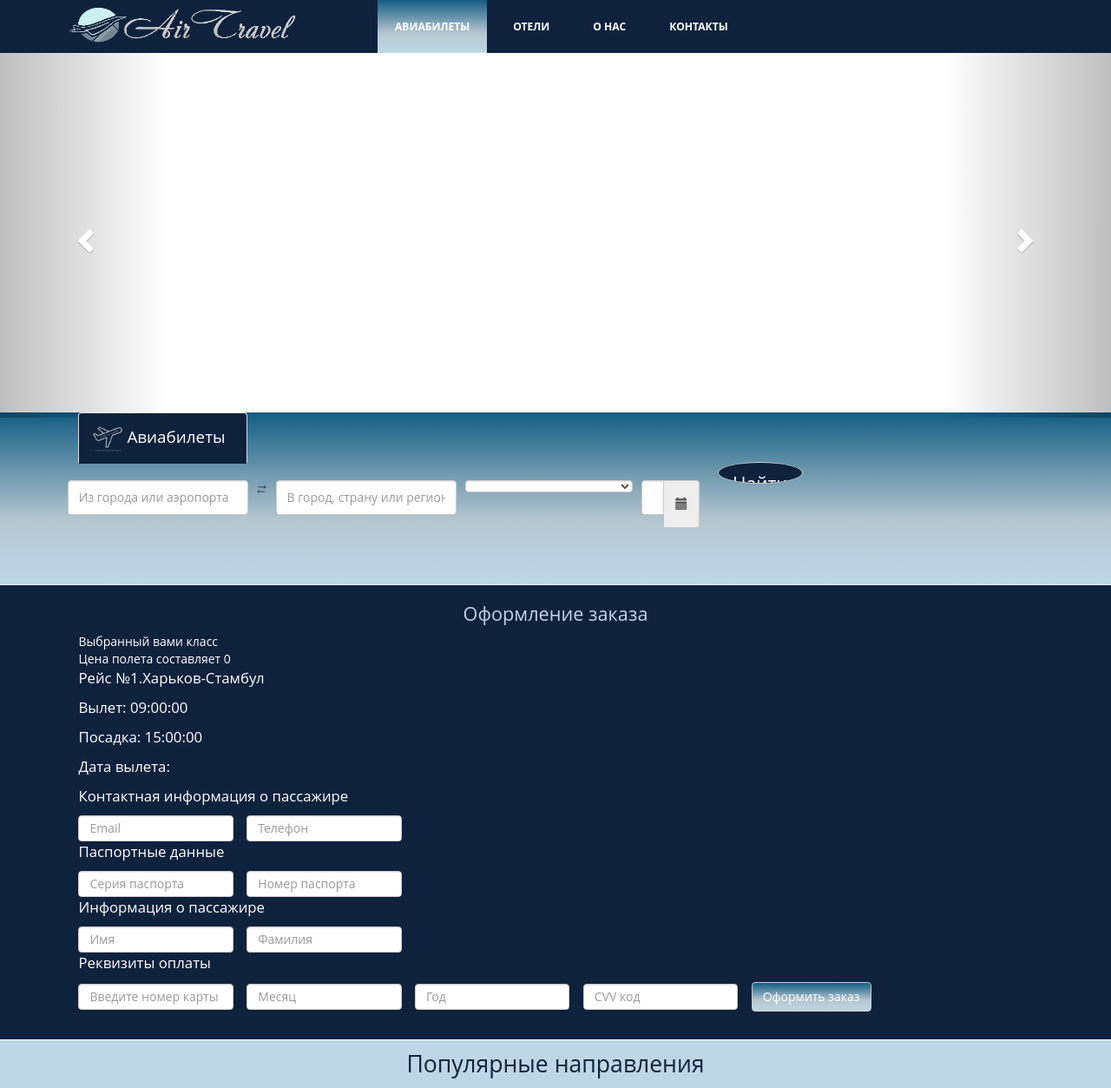
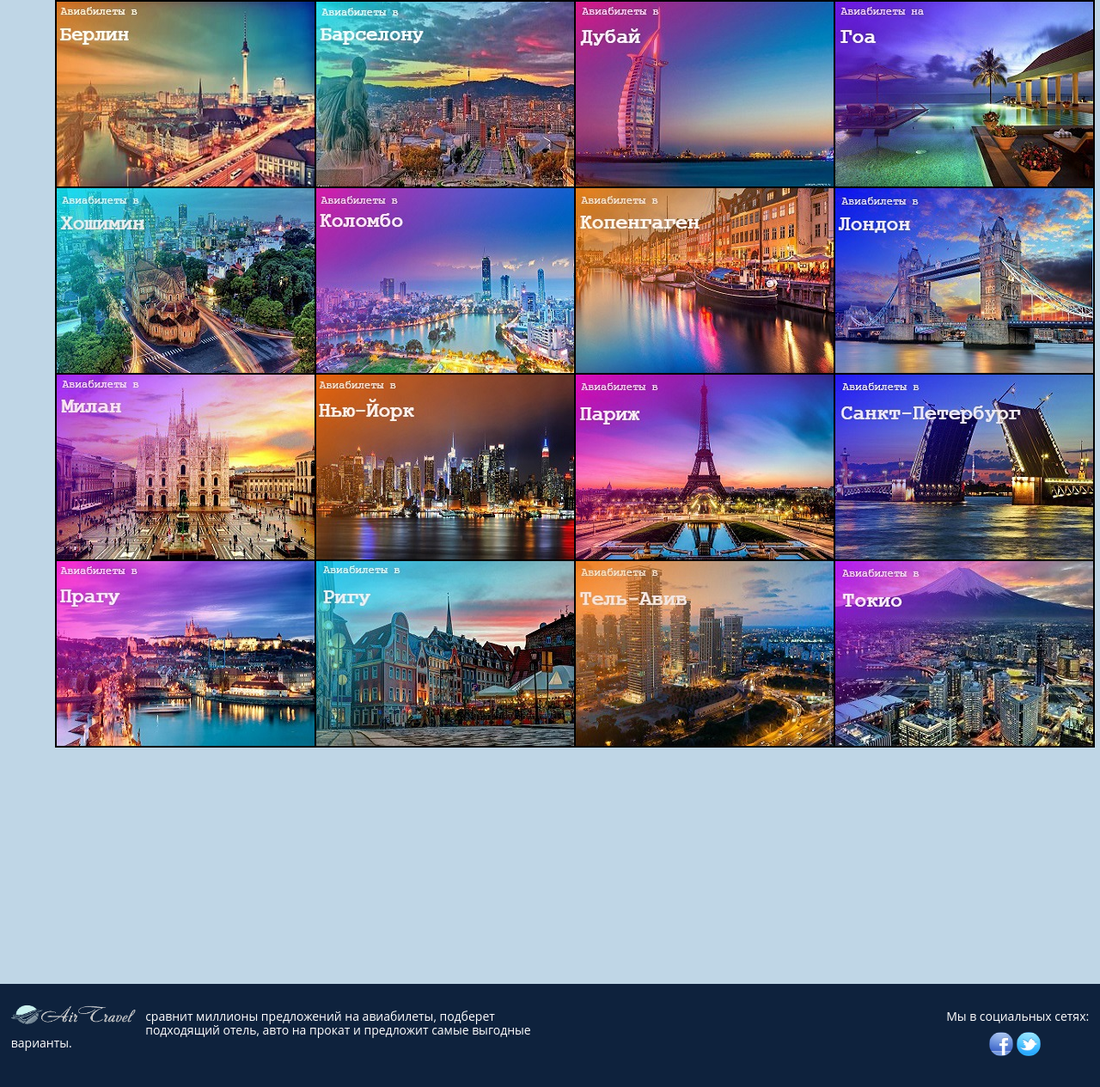
/ticket.php?flightB=1, run on the app's committed database (2 pictures, top to bottom).
### tables this page shows
CREATE TABLE `flightB` (
  `id` int(11) NOT NULL,
  `NC_1` int(11) NOT NULL,
  `C_1` varchar(255) NOT NULL,
  `NC_2` int(11) NOT NULL,
  `C_2` varchar(255) NOT NULL,
  `DepartureTime` time NOT NULL,
  `ArrivalTime` time NOT NULL,
  `forTicket` int(11) NOT NULL,
  `status` int(11) NOT NULL DEFAULT '1',
  `Nfly` int(11) NOT NULL
);

### ticket.php (the view, shortened to what this page needs)
<html>
<head>
<link rel="stylesheet" type="text/css" href="style.css">
	<link rel="stylesheet" type="text/css" href="style.css">
	<link rel="stylesheet" href="bootstrap-3.3.7-dist/css/bootstrap.min.css">
	<link rel="stylesheet" ref="bootstrap-3.3.7-dist/bootstrap.min.js">
	<link rel="stylesheet" href="css/bootstrap-datetimepicker.min.css" />
</head>
<body>
<div id="menu">
<img id="logo" src="image/AirLines.png"  align=left>
	<ul>
		<li><a href="index.php" class="current"><span>Авиабилеты</span></a></li>
		<li><a href="Hotels.php"><span>Отели</span></a></li>
		<li><a href="AboutUs.php" ><span>О нас</span></a></li>
    <li><a href="Contakts.php" ><span>Контакты</span></a></li>
	</ul>
</div>
<div id="myCarousel" class="carousel slide" data-ride="carousel">
 <ol class="carousel-indicators">
 <li data-target="#myCarousel" data-slide-to="0" class="active"></li>
 <li data-target="#myCarousel" data-slide-to="1"></li>
 <li data-target="#myCarousel" data-slide-to="2"></li>
 </ol>
  <a href="#myCarousel"  class="left carousel-control" data-slide="prev">
    <span class="glyphicon glyphicon-chevron-left"></span>
  </a>
  <a href="#myCarousel" class="right carousel-control"  data-slide="next">
    <span class="glyphicon glyphicon-chevron-right"></span>
  </a>
 </div>
 <div id="poisk">
<div id="tab">
<ul class="nav nav-tabs">
  <li class="active active-tab">   <a class="user-name" data-toggle="tab" href="#panel1"> <img id="icon" src="image/Airplane1.png">Авиабилеты </a></li>
</ul>
<div class="tab-content">
  <div id="panel1" class="tab-pane fade in active">
  	<div id="inputs">
        <form action="timetable.php" method="post" id="inputs">
        <input type="text" name="frm" id="input1" class="input-one form-control"  placeholder="Из города или аэропорта">
       <img src="image/Arrows.png" id="arrows">
        <input type="text" name="to" class="form-control"  id="input1" placeholder="В город, страну или регион">
    <select name = "typeTicket"  class="form-control"  id="input3">
       <option>Выберите тип билета</option>
        </select>
     <div class='input-group date picker'  id='datetimepicker2'>
               <input id="input-date " name="DateTO" type='text' class="form-control" placeholder="Дата вылета">
                   <span class="input-group-addon">
                      <span class="glyphicon glyphicon-calendar">
                      </span>
                   </span>
           </div>
        <input type="submit" name="submit" id="button1" class="btn btn-default btn-lg center-block" value="Найти">
        </form>
  	</div>
     </div>
</div>
</div>
</div>
  <div id="info" >
  <h1> Оформление заказа</h1>
  <div id="ticket">
  <?
if( isset($_GET['flightB']) ){
		$link = new mysqli("127.0.0.1", "root", "", "Airlains", 3306);
		$id =intval($_GET['flightB']);
		$query ="SELECT * FROM `flightB` WHERE id ='$id'";
		$result=mysqli_query($link,$query) or die("Ошибка " . mysqli_error($link));
		$pr =intval($_GET['price']);
		$typeticket =$_GET['typeTicket'];
		$date =$_GET['date'];
		$fly = mysqli_fetch_assoc($result);
		$C_1=$fly['C_1'];
		$C_2=$fly['C_2'];
		$DepartureTime=$fly['DepartureTime'];
		$ArrivalTime=$fly['ArrivalTime'];
		echo "Выбранный вами класс ".$typeticket."<br>";
		echo "Цена полета составляет ".$pr."<br>";
        echo "<p>Рейс №".$fly['id'].".".$C_1."-".$C_2."</p>";
	    echo "<p>Вылет: ".$DepartureTime."</p>";
		echo "<p>Посадка: ".$ArrivalTime."</p>";
		echo "<p>Дата вылета:".$date."</p>";
}
?>
<div>
	<form class ="formAnket form-horizontal" method="POST">
		<div class="passengerInfo form-inline">
		<p>Контактная информация о пассажире</p>
			<input type ="email" name="email" placeholder="Email" class="form-control" >
			<input type ="text" name="tel" placeholder="Телефон" class="form-control">
		</div>
		<div class="PassportData form-inline">
		<p>Паспортные данные</p>
		   <input type ="text" name="SerPasp" placeholder="Серия паспорта" maxlength="2" class="form-control">
			<input type ="text" name="NPasp" placeholder="Номер паспорта"  maxlength="6" class="form-control">
		</div>
		<div class="PassengertData form-inline">
		<p>Информация о пассажире</p>
		<input type ="text" name="Name" placeholder="Имя" class="form-control">
			<input type ="text" name="Surname" placeholder="Фамилия" class="form-control">
			<div class="Banking form-inline" >
		<p>Реквизиты оплаты</p>
		<input type ="text" name="cartN" placeholder="Введите номер карты" maxlength="16" class="form-control">
			<input type ="text" name="cartM" placeholder="Месяц" maxlength="2" class="form-control">
			<input type ="text" name="cartY" placeholder="Год" maxlength="2" class="form-control">
			<input type ="text" name="cartCod" placeholder="СVV код" maxlength="3" class="form-control">
			<input type="submit" value="Оформить заказ" name = "submit" class="btn btn-default " id="button2" >
		</div>
	</form>
</div>
</div>
</div>
   <div id="popular">
   <h1> Популярные направления </h1>
   <table id="popular-table">
<tr>
      <td>
   <a href="Berlin.php"> <img src="image/Berlin.jpg"> </a>
</td>
<td>
    <a href="Barcelona.php"> <img src="image/Barselona.jpg"> </a>
</td>
<td>
  <a href="Dubai.php">  <img src="image/Dubai.jpg"> </a>
</td>
<td>
    <a href="Goa.php"> <img src="image/Goa.jpg"> </a>
   </td>
 </tr>
 <tr>
      <td>
   <a href="Hoshimin.php">  <img src="image/hoshimin.jpg"> </a>
</td>
<td>
 <a href="Kolombo.php">
   <img src="image/Kolombo.jpg">
   </a>
</td>
<td>
  <a href="Kopengagen.php">   <img src="image/Kopengagen.jpg"> </a>
</td>
<td>
 <a href="London.php">
   <img src="image/London.jpg">
   </a>
   </td>
 </tr>
  <tr>
      <td>
    <a href="Milan.php"> <img src="image/Milan.jpg"> </a>
</td>
<td>
    <a href="New-York.php">  <img src="image/New-York.jpg"> </a>
</td>
<td>
   <a href="Paris.php">  <img src="image/Parig.jpg"> </a>
</td>
<td>
    <a href="Piter.php"> <img src="image/Piter.jpg"> </a>
   </td>
 </tr>
 <tr>
      <td>
   <a href="Praga.php">   <img src="image/Praga.jpg"> </a>
</td>
<td>
   <a href="Riga.php">  <img src="image/Riga.jpg"> </a>
</td>
<td>
    <a href="Tel-Aviv.php"> <img src="image/Tel-Aviv.jpg"> </a>
</td>
<td>
    <a href="Tokio.php">  <img src="image/Tokio.jpg"> </a>
   </td>
 </tr>
   </table>
   </div>
 <div id="block3">
	<div id="footer1" class="footer">
  <img id="logo1" src="image/AirLines.png" align=left>
		<h4>сравнит миллионы предложений на авиабилеты, подберет подходящий отель, авто на прокат и предложит самые выгодные варианты. </h4>
	</div>
	<div id="footer2" class="footer">
	<h4>Мы в социальных сетях:</h4>
  <div id="img-footer">
	<a href="https://uk-ua.facebook.com/"><img  class="img-circle" src="image/Facebook.png"  > </a>
	<a href="https://twitter.com/"> <img  class="img-circle" src="image/Twitter.png"  > </a>
  </div>
	</div>
</div>
</body>
</html>

### data on the page
flightb: id "1", C_1 "Харьков", C_2 "Стамбул", DepartureTime "09:00:00", ArrivalTime "15:00:00"

### other printed values
$pr "0"
